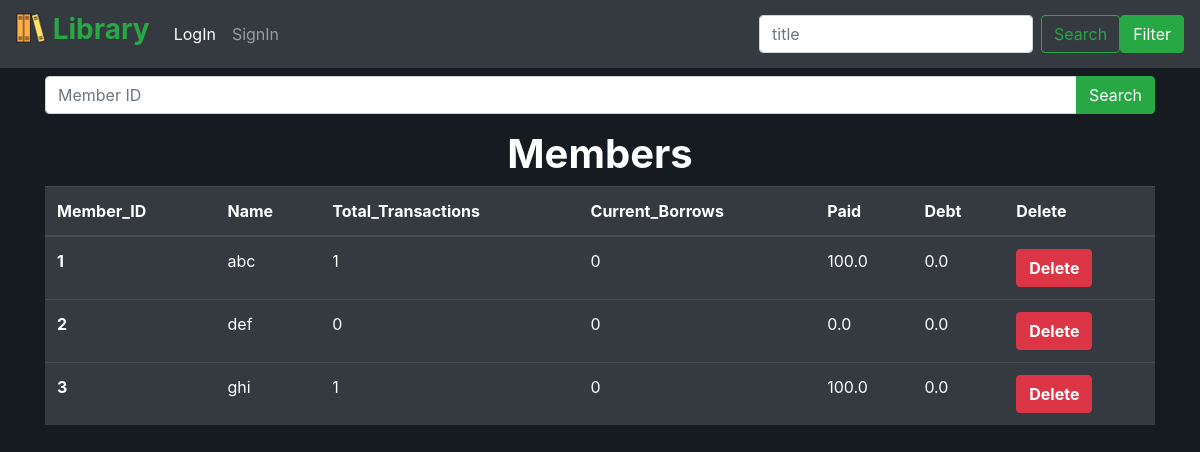
Before: /membersinfo with the older database file.
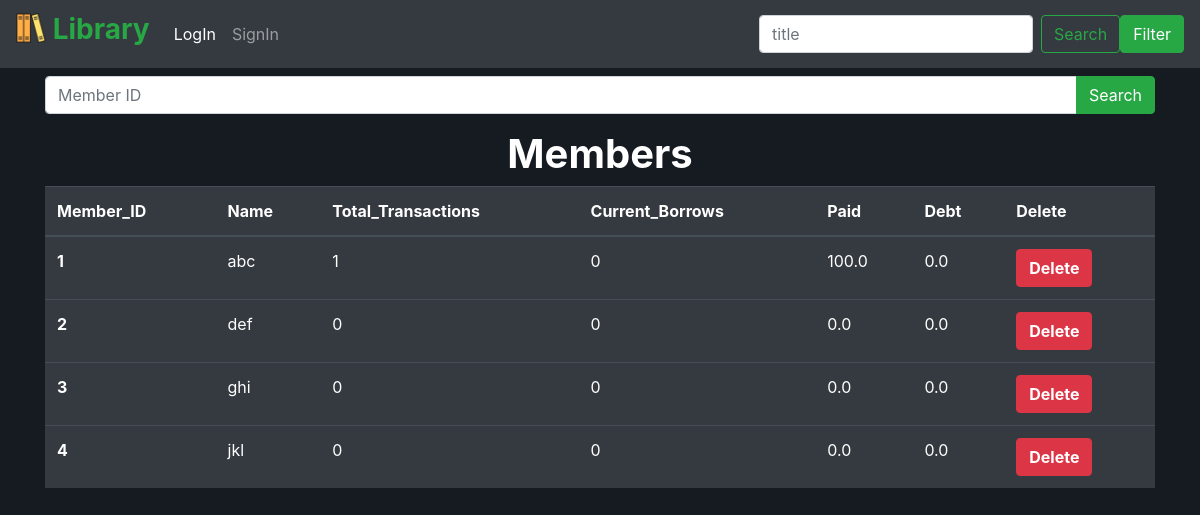
After: the same page with the newer database file.
### src/models.py (models this page shows, shortened)
class members(db.Model):
    id = db.Column('member_id' , db.Integer , primary_key=True)
    name = db.Column(db.String(100) , nullable=False)
    email = db.Column(db.String(100) , nullable=False , unique=True)
    count = db.Column(db.Integer , nullable=False)
    total_transactions = db.Column(db.Integer , nullable=False)
    paid = db.Column(db.Float , nullable=False)
    debt = db.Column(db.Float , nullable=False)

### src/app.py (the view)
@app.route('/membersinfo' , methods=['GET' , 'POST'])
def membersinfo():
    if request.method=="GET":
        if request.args:
            a = members.query.get(request.args.get("memberid"))
            if a is None:
                return render_template("memberinfo.html" , data=[])
            else:
                return render_template("memberinfo.html" , data=[a])
        else:
            return render_template("memberinfo.html" , data=members.query.all())
    else:
        a = members.query.get(request.form.get("member_id"))
        db.session.delete(a)
        db.session.commit()
        return render_template("memberinfo.html" , data=members.query.all())

### src/templates/memberinfo.html (shortened to what this page needs)
{% extends "base.html" %}
{% block mainbody %}
<div class="container-md">
    <form action="/membersinfo">
        <div class="input-group mb-3">
            <input type="text" class="form-control" placeholder="Member ID" id="memberid" name="memberid">
            <div class="input-group-append">
                <button class="btn btn-success" type="submit">Search</button>
            </div>
        </div>
    </form>
</div>
<center><h1 style="color: white; font-weight: bold;">Members</h1></center>
<div class="container-sm memberinfobody">
    {% if not data|length==0 %}
        <table class="table table-hover table-dark">
            <thead>
                <tr>
                  <th scope="col">Member_ID</th>
                  <th scope="col">Name</th>
                  <th scope="col">Total_Transactions</th>
                  <th scope="col">Current_Borrows</th>
                  <th scope="col">Paid</th>
                  <th scope="col">Debt</th>
                  <th scope="col">Delete</th>
                </tr>
            </thead>
            <tbody>
                {% for i in data %}
                    <tr>
                        <th scope="row">{{ i.id }}</th>
                        <td>{{ i.name }}</td>
                        <td>{{ i.total_transactions }}</td>
                        <td>{{ i.count }}</td>
                        <td>{{ i.paid }}</td>
                        <td>{{ i.debt }}</td>
                        <td>
                            <form action="/membersinfo" method="post">
                                <button type="submit" class="btn btn-danger" style="font-weight: bold;">Delete</button>
                            </form>
                        </td>
                    </tr>
                {% endfor %}
            </tbody>
        </table>
    {% endif %}
</div>
{% endblock %}

### src/templates/base.html (shortened to what this page needs)
<!DOCTYPE html>
<html lang="en">
    <head>
        <link rel="stylesheet" href="https://cdn.jsdelivr.net/npm/bootstrap@4.6.1/dist/css/bootstrap.min.css">
        <link rel="stylesheet" href="/static/css/base.css">
    </head>
    <body>
        {% block navbar %}
            <nav class="navbar navbar-expand-lg navbar-dark bg-dark">
                <a class="navbar-brand" href="/">
                    <h3 style="font-weight: bold; color: #28a745;">
                        <img src="/static/images/books.png" width="30" height="30" class="d-inline-block align-top" alt="">
                        Library
                    </h3>
                </a>
                {% if session['email'] %}
                    <div class="collapse navbar-collapse" id="navbarTogglerDemo02">
                        <ul class="navbar-nav mr-auto mt-2 mt-lg-0">
                            <li class="nav-item active">
                                <a class="nav-link" href="/librarianinfo" style="font-weight: bold;">{{ session['name'] }}<span class="sr-only">(current)</span></a>
                            </li>
                            <li class="nav-item">
                                <a class="nav-link" href="/logout">LogOut</a>
                            </li>
                            <li class="nav-item">
                                <a class="nav-link" href="/signout">SignOut</a>
                            </li>
                            <li class="nav-item">
                                <a class="nav-link" href="/library">Library</a>
                            </li>
                            <li class="nav-item">
                                <a class="nav-link" href="/filterlibrary">FilterLibrary</a>
                            </li>
                            <li class="nav-item">
                                <a class="nav-link" href="/alltransactions">Transactions</a>
                            </li>
                            <li class="nav-item">
                                <a class="nav-link" href="/membersinfo">Members</a>
                            </li>
                            <li class="nav-item">
                                <a class="nav-link" href="/createmember">CreateMembers</a>
                            </li>
                        </ul>
                {% else %}
                    <div class="collapse navbar-collapse" id="navbarTogglerDemo02">
                        <ul class="navbar-nav mr-auto mt-2 mt-lg-0">
                            <li class="nav-item active">
                                <a class="nav-link" href="/login">LogIn<span class="sr-only">(current)</span></a>
                            </li>
                            <li class="nav-item">
                                <a class="nav-link" href="/signin">SignIn</a>
                            </li>
                        </ul>
                {% endif %}
                        <form action="/new_books" class="form-inline my-2 my-lg-0">
                            <input class="form-control mr-sm-2" type="search" placeholder="title" name="title">
                            <button class="btn btn-outline-success my-2 my-sm-0" type="submit">Search</button>
                        </form>
                        <a class="btn btn-success my-2 my-sm-0" href="/filtersearch">Filter</a>
                    </div>
            </nav>
        {% endblock %}
        {% block mainbody %}
        {% endblock %}
    </body>
</html>

### src/static/css/base.css (style rules this page uses)
body { background-color: #161b22; }

Changed rows visible on the page:
changed members "ghi": total_transactions "1" → "0"; paid "100.0" → "0.0"
added members: id "4", name "jkl", total_transactions "0", count "0", paid "0.0", debt "0.0"
